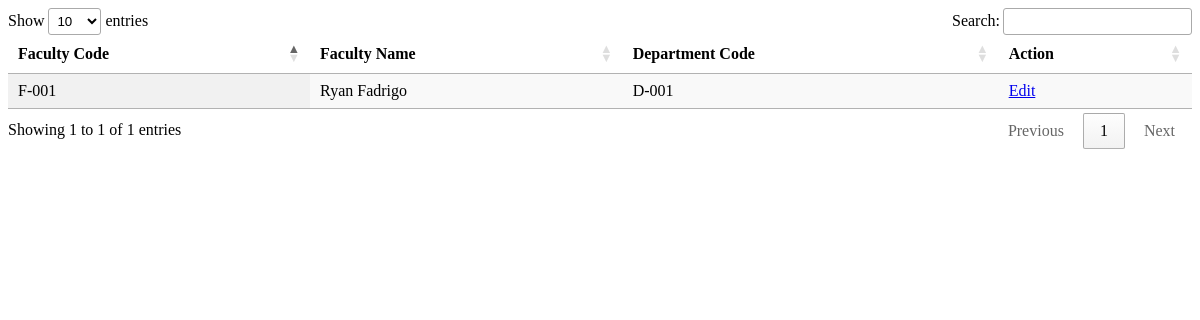
/student-portal/faculty.php, run on an earlier commit of the app's database.
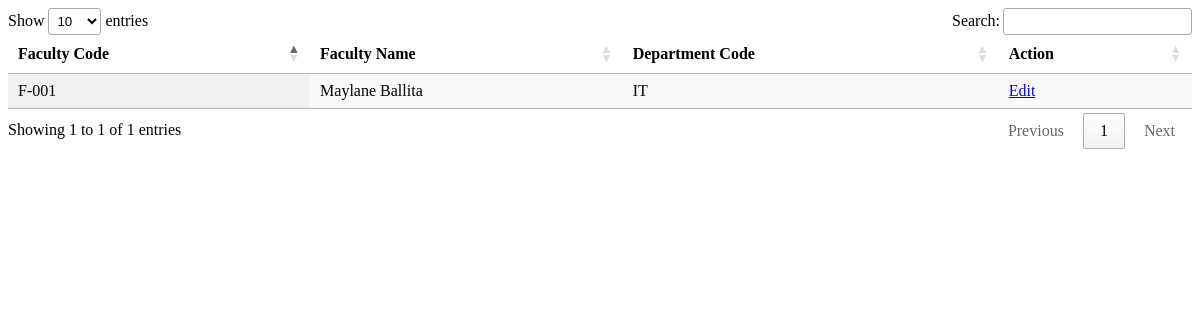
And on a later commit of the database.
### tables this page shows
CREATE TABLE `tbl_faculty` (
  `faculty_code` varchar(10) NOT NULL,
  `faculty_name` varchar(100) NOT NULL,
  `department_code` varchar(20) NOT NULL,
  `password` text NOT NULL
);

### student-portal/faculty.php (the view, shortened to what this page needs)
<!DOCTYPE html>
<html>
    <head>
        <link rel="stylesheet" type="text/css" href="https://cdn.datatables.net/1.11.5/css/jquery.dataTables.css">
    </head>
    <body>
        <?php
            include("cn.php");
            $query = mysqli_query($connection, "SELECT * FROM tbl_faculty");
            $rows = mysqli_num_rows($query);
            if ($rows > 0) {
        ?>
        <table id="faculty" class="display">
            <thead>
                <tr>
                    <th>Faculty Code</th>
                    <th>Faculty Name</th>
                    <th>Department Code</th>
                    <th>Action</th>
                </tr>
            </thead>
            <tbody>
                <?php
                    while ($data = mysqli_fetch_assoc($query)) {
                ?>
                <tr>
                    <td><?php echo $data['faculty_code']; ?></td>
                    <td><?php echo $data['faculty_name']; ?></td>
                    <td><?php echo $data['department_code']; ?></td>
                    <td>
                        <a href="faculty-edit.php?faculty_code=<?php echo $data['faculty_code']; ?>">Edit</a>
                    </td>
                </tr>
                <?php } ?>
            </tbody>
        </table>
        <?php } ?>
    </body>
</html>

What changed in the data, as far as the page shows it:
changed tbl_faculty "F-001": faculty_name "Ryan Fadrigo" → "Maylane Ballita"; department_code "D-001" → "IT"
